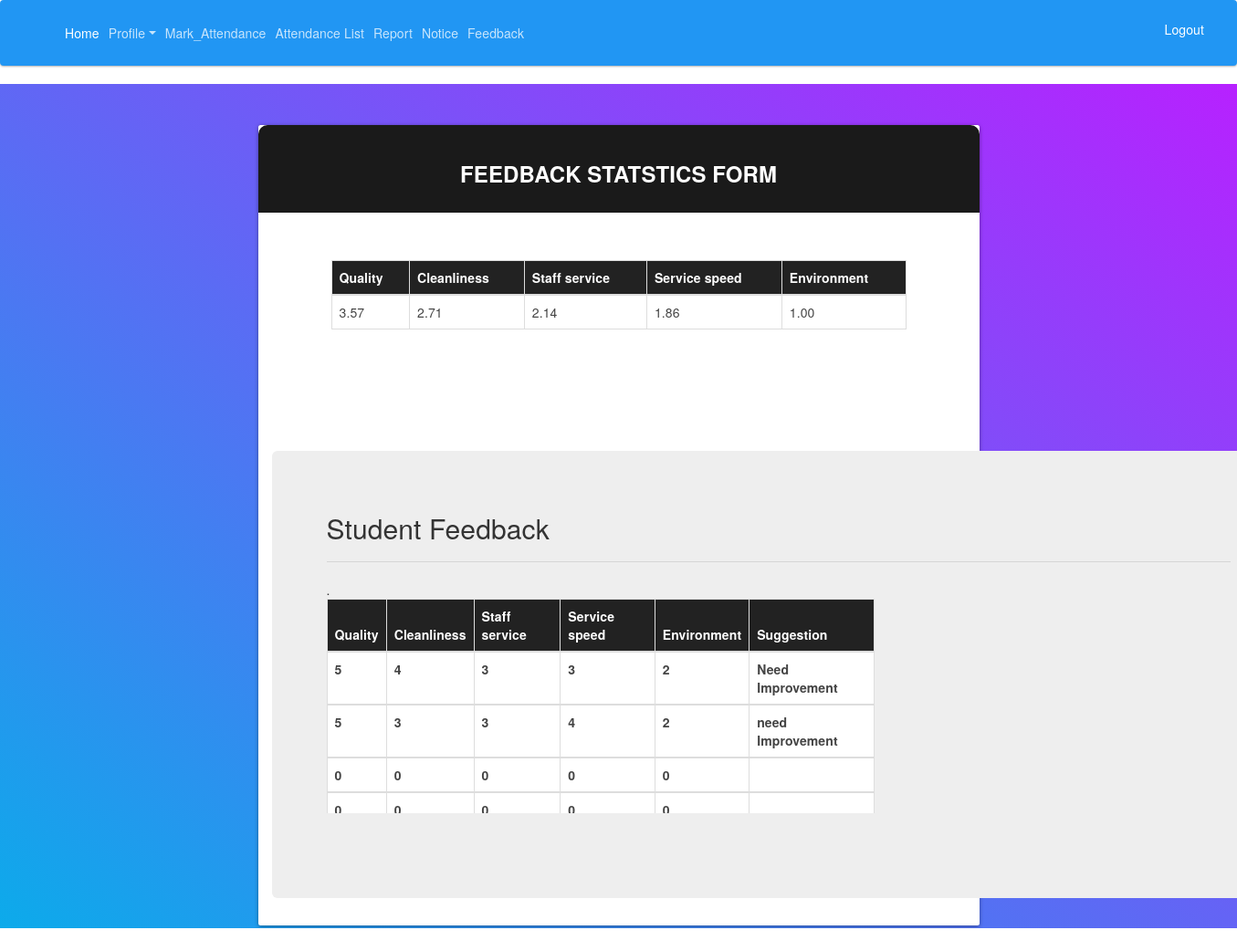
/adminstatistics.php, run on the app's committed database.
### tables this page shows
CREATE TABLE `feedback` (
  `record_id` int(11) NOT NULL,
  `id` int(11) NOT NULL,
  `quality` int(11) NOT NULL,
  `cleanliness` int(11) NOT NULL,
  `staff_service` int(11) NOT NULL,
  `service_speed` int(11) NOT NULL,
  `env` int(11) NOT NULL,
  `average` int(11) NOT NULL,
  `suggestion` varchar(50) NOT NULL
);

### adminstatistics.php (the view, shortened to what this page needs)
<!DOCTYPE html>
<html lang="en">
<head>
    <link href="vendor/mdi-font/css/material-design-iconic-font.min.css" rel="stylesheet" media="all">
    <link href="vendor/font-awesome-4.7/css/font-awesome.min.css" rel="stylesheet" media="all">
    <link href="vendor/select2/select2.min.css" rel="stylesheet" media="all">
    <link href="vendor/datepicker/daterangepicker.css" rel="stylesheet" media="all">
    <link href="css/main.css" rel="stylesheet" media="all">
</head>
    <?Php
include('admin_header.php');
?>
<body>
<form style="width: 100%" action="" name="admininfo" method="POST" onsubmit="validateform()">
    <div class="page-wrapper bg-gra-03 p-t-45 p-b-50">
        <div class="wrapper wrapper--w790">
            <div class="card card-5">
                <div class="card-heading">
                    <h2 class="title">Feedback statstics Form</h2>
                </div>
                <div class="card-body">
                    <div class="form-row">
        <?php
            require 'connection.php';
            $query1 = "SELECT CAST(AVG(quality)AS DECIMAL(10,2)) AS 'quality' FROM feedback";
            $result1 = mysqli_query($conn,$query1);
            $query2 = "SELECT CAST(AVG(cleanliness)AS DECIMAL(10,2)) AS 'cleanliness' FROM feedback ";
            $result2 = mysqli_query($conn,$query2);
            $query3 = "SELECT CAST(AVG(staff_service) AS DECIMAL(10,2))AS 'staff_service' FROM feedback ";
            $result3 = mysqli_query($conn,$query3);
            $query4 = "SELECT CAST(AVG(service_speed) AS DECIMAL(10,2))AS 'service_speed' FROM feedback ";
            $result4 = mysqli_query($conn,$query4);
            $query5 = "SELECT CAST(AVG(env) AS DECIMAL(10,2)) AS 'env' FROM feedback ";
            $result5 = mysqli_query($conn,$query5);
        ?>
        <table class = "table table-bordered" style = "background-color:white;">
            <thead class ="table-dark">
                <tr>
                    <th>Quality</th>
                    <th>Cleanliness</th>
                    <th>Staff service</th>
                    <th>Service speed</th>
                    <th>Environment</th>
                </tr>
            </thead>
            <tbody>
            <?php
                while($row = mysqli_fetch_array($result1))
                {
            ?>
                <tr>
                    <td><?php echo $row['quality']?></td>
            <?php
            }
            ?>
            <?php
                while($row = mysqli_fetch_array($result2))
                {
            ?>
                    <td><?php echo $row['cleanliness']?></td>
            <?php
            }
            ?>
            <?php
                while($row = mysqli_fetch_array($result3))
                {
            ?>
                    <td><?php echo $row['staff_service']?></td>
            <?php
            }
            ?>
            <?php
                while($row = mysqli_fetch_array($result4))
                {
            ?>
                    <td><?php echo $row['service_speed']?></td>
            <?php
            }
            ?>
            <?php
                while($row = mysqli_fetch_array($result5))
                {
            ?>
                    <td><?php echo $row['env']?></td>
                </tr>
            <?php
            }
            ?>
        </table>
    </div>
</div>
 <div class = "container">
    <div class = "jumbotron">
        <h2>Student Feedback</h2>
        <hr>
        <?php
             require 'connection.php';
             $query = "SELECT * FROM feedback ORDER BY `record_id` DESC ";
             $query_run = mysqli_query($conn, $query);
        ?>
        <div id="div1">
        <table  class = "table table-bordered table-fixed" style = "background-color:white;">
            <thead class ="table-dark">
                <tr>
                    <th>Quality</th>
                    <th>Cleanliness</th>
                    <th>Staff service</th>
                    <th>Service speed</th>
                    <th>Environment</th>
                    <th>Suggestion</th>
                </tr>
            </thead>
        </div>
    <?php
             if($query_run)
             {
                while($row = mysqli_fetch_array($query_run))
                {
                    ?>
                    <tbody>
                        <tr>
                            <th><?php echo $row['quality']; ?></th>
                            <th><?php echo $row['cleanliness'];?></th>
                            <th><?php echo $row['staff_service'];?></th>
                            <th><?php echo $row['service_speed'];?></th>
                            <th><?php echo $row['env'];?></th>
                            <th><?php echo $row['suggestion'];?></th>
                        </tr>
                    </tbody>
                    <?php
                }
             }
             else
             {
                    echo "error";
             }
        ?>
</div>
</div>
</div>
</div>
</div>
</body>
</html>

### admin_header.php (shortened to what this page needs)
<!DOCTYPE html>
<html>
<head>
   <link href="dashboard/bootstrap.css" rel="stylesheet">
  <link  rel="stylesheet" href="https://maxcdn.bootstrapcdn.com/bootstrap/3.4.1/css/bootstrap.min.css">
</head>
<body>
  <nav class="navbar navbar-expand-lg navbar-dark bg-primary">
      <a class="navbar-brand" href="#"></a>
      <div class="collapse navbar-collapse" id="navbarColor01">
        <ul class="navbar-nav mr-auto">
          <li class="nav-item active">
            <a class="nav-link" href="#">Home
            </a>
          </li>
          <li class="nav-item dropdown">
            <a class="nav-link dropdown-toggle" data-toggle="dropdown" href="#" role="button" aria-haspopup="true"
            aria-expanded="false">Profile</a>
          </li>
          <li class="nav-item">
            <a class="nav-link" href="# ">Mark_Attendance</a>
          </li>
          <li class="nav-item">
            <a class="nav-link" href="# ">Attendance List</a>
          </li>
          <li class="nav-item">
            <a class="nav-link" href="report2.php">Report</a>
          </li>
          <li class="nav-item">
            <a class="nav-link" href="notice.php">Notice</a>
          </li>
          <li class="nav-item">
            <a class="nav-link" href="#">Feedback</a>
          </li>
        </ul>
        <div class="" align="right">
          <a class="nav-link1" href="logout.php">Logout</a>
        </div>
      </div>
    </nav>

### css/main.css (style rules this page uses)
.form-row { display: -webkit-box; display: -webkit-flex; display: -moz-box; display: -ms-flexbox; display: flex; -webkit-flex-wrap: wrap; -ms-flex-wrap: wrap; flex-wrap: wrap; -webkit-box-align: center; -webkit-align-items: center; -moz-box-align: center; -ms-flex-align: center; align-items: center; margin-bottom: 40px; }
html { -webkit-box-sizing: border-box; -moz-box-sizing: border-box; box-sizing: border-box; }
* { padding: 0; margin: 0; }
*, *:before, *:after { -webkit-box-sizing: inherit; -moz-box-sizing: inherit; box-sizing: inherit; }
body, h1, h2, h3, h4, h5, h6, blockquote, p, pre, dl, dd, ol, ul, figure, hr, fieldset, legend { margin: 0; padding: 0; }
table { border-collapse: collapse; border-spacing: 0; }
.page-wrapper { min-height: 100vh; }
body { font-family: "Open Sans", "Arial", "Helvetica Neue", sans-serif; font-weight: 400; font-size: 14px; }
h1, h2, h3, h4, h5, h6 { font-weight: 400; }
h2 { font-size: 30px; }
.bg-gra-03 { background: -webkit-gradient(linear, left bottom, right top, from(#08aeea), to(#b721ff)); background: -webkit-linear-gradient(bottom left, #08aeea 0%, #b721ff 100%); background: -moz-linear-gradient(bottom left, #08aeea 0%, #b721ff 100%); background: -o-linear-gradient(bottom left, #08aeea 0%, #b721ff 100%); background: linear-gradient(to top right, #08aeea 0%, #b721ff 100%); }
.p-t-45 { padding-top: 45px; }
.p-b-50 { padding-bottom: 50px; }
.wrapper { margin: 0 auto; }
.wrapper--w790 { max-width: 790px; }
.title { font-size: 24px; text-transform: uppercase; font-weight: 700; text-align: center; color: #fff; }
.card { -webkit-border-radius: 3px; -moz-border-radius: 3px; border-radius: 3px; background: #fff; }
.card-5 { background: #fff; -webkit-border-radius: 10px; -moz-border-radius: 10px; border-radius: 10px; -webkit-box-shadow: 0px 8px 20px 0px rgba(0, 0, 0, 0.15); -moz-box-shadow: 0px 8px 20px 0px rgba(0, 0, 0, 0.15); box-shadow: 0px 8px 20px 0px rgba(0, 0, 0, 0.15); }
.card-5 .card-heading { padding: 20px 0; background: #1a1a1a; -webkit-border-top-left-radius: 10px; -moz-border-radius-topleft: 10px; border-top-left-radius: 10px; -webkit-border-top-right-radius: 10px; -moz-border-radius-topright: 10px; border-top-right-radius: 10px; }
.card-5 .card-body { padding: 52px 85px; padding-bottom: 73px; }

### adminstatistics.php (style rules this page uses)
#div1 { height: 300px; width: 600px; overflow: scroll; }

### data on the page
feedback: quality "5", cleanliness "4", staff_service "3", service_speed "3", env "2", suggestion "Need Improvement"
feedback: quality "5", cleanliness "3", staff_service "3", service_speed "4", env "2", suggestion "need Improvement"
feedback: quality "0", cleanliness "0", staff_service "0", service_speed "0", env "0"
feedback: quality "0", cleanliness "0", staff_service "0", service_speed "0", env "0"

### other printed values
$row['quality'] "3.57"
$row['cleanliness'] "2.71"
$row['staff_service'] "2.14"
$row['service_speed'] "1.86"
$row['env'] "1.00"
